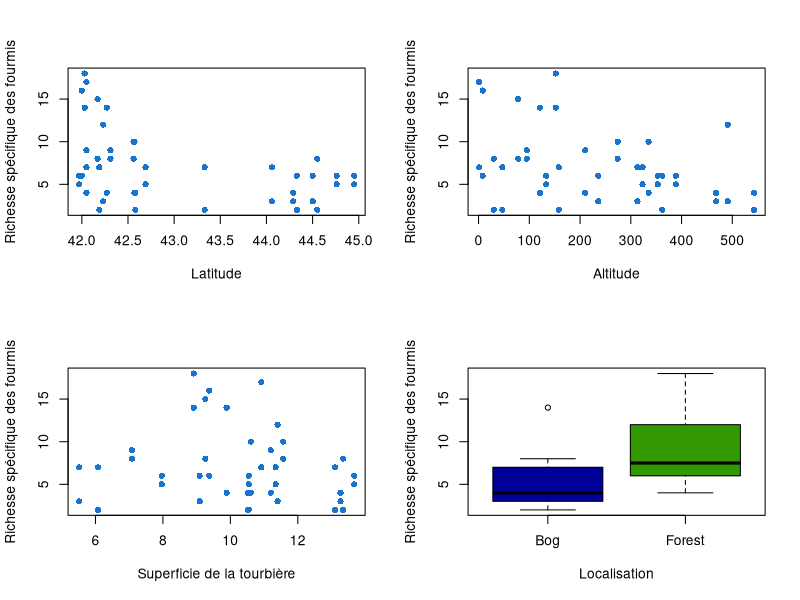
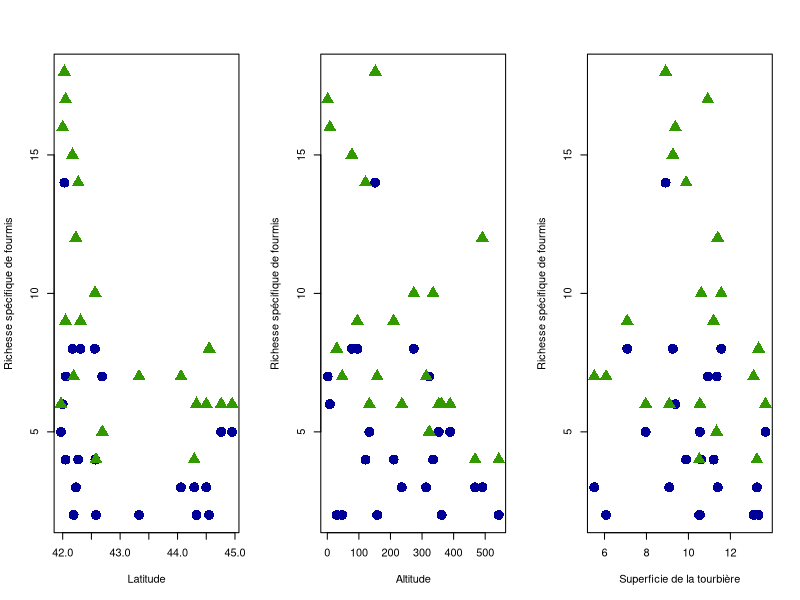

Here is the R script that generated these plots, in order:
## ---- chunk 1
#importation
dataAnts <- read.table("BogAnts.txt", dec=".", header = TRUE)

#Passer la localisation en facteur 
dataAnts$Location<-as.factor(dataAnts$Location)

#vérification du type des variables 
str(dataAnts)
## ---- chunk 2
#Ligne ajouté qui sera supprimée, c'est juste pour avoir les données correctes
par(mfrow=c(1,3))

dataAnts$LogArea<-log(dataAnts$Area)

## ---- chunk 3

par(mfrow=c(2,2))

# Pour la variable Latitude
plot(dataAnts$Nsp~dataAnts$Latitude,pch=16,col='dodgerblue3',xlab='Latitude',ylab='Richesse spécifique des fourmis')

# Pour la variable Altitude
plot(dataAnts$Nsp~dataAnts$Elevation,pch=16,col='dodgerblue3',xlab='Altitude',ylab='Richesse spécifique des fourmis')

# Pour la variable Superficie de la tourbière
plot(dataAnts$Nsp~dataAnts$LogArea,pch=16,col='dodgerblue3',xlab='Superficie de la tourbière',ylab='Richesse spécifique des fourmis')

# Pour la variable Localisation
boxplot(dataAnts$Nsp~dataAnts$Location, varwidth = TRUE, ylab = "Richesse spécifique des fourmis", xlab = "Localisation", col=c('#000099','#339900'), main = "")
## ---- chunk 4

par(mfrow=c(1,3))
# Interactions entre Latitude & Localisation
plot(dataAnts$Nsp~dataAnts$Latitude,type='n',ylab = "Richesse spécifique de fourmis",xlab="Latitude")
points(dataAnts$Nsp[dataAnts$Location=="Bog"]~dataAnts$Latitude[dataAnts$Location=="Bog"],pch=16,cex=2,col='#000099')
points(dataAnts$Nsp[dataAnts$Location=="Forest"]~dataAnts$Latitude[dataAnts$Location=="Forest"],pch=17,cex=2,col='#339900')

# Interactions entre Altitude & Localisation
plot(dataAnts$Nsp~dataAnts$Elevation,type='n',ylab = "Richesse spécifique de fourmis",xlab="Altitude")
points(dataAnts$Nsp[dataAnts$Location=="Bog"]~dataAnts$Elevation[dataAnts$Location=="Bog"],pch=16,cex=2,col='#000099')
points(dataAnts$Nsp[dataAnts$Location=="Forest"]~dataAnts$Elevation[dataAnts$Location=="Forest"],pch=17,cex=2,col='#339900')

# Interactions entre Superficie de la tourbière & Localisation
plot(dataAnts$Nsp~dataAnts$LogArea,type='n',ylab = "Richesse spécifique de fourmis",xlab="Superficie de la tourbière")
points(dataAnts$Nsp[dataAnts$Location=="Bog"]~dataAnts$LogArea[dataAnts$Location=="Bog"],pch=16,cex=2,col='#000099')
points(dataAnts$Nsp[dataAnts$Location=="Forest"]~dataAnts$LogArea[dataAnts$Location=="Forest"],pch=17,cex=2,col='#339900')

